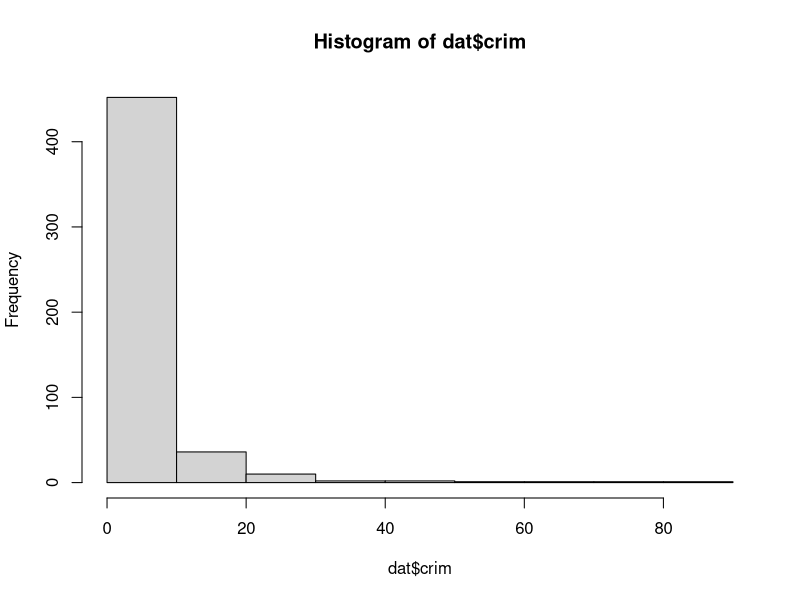
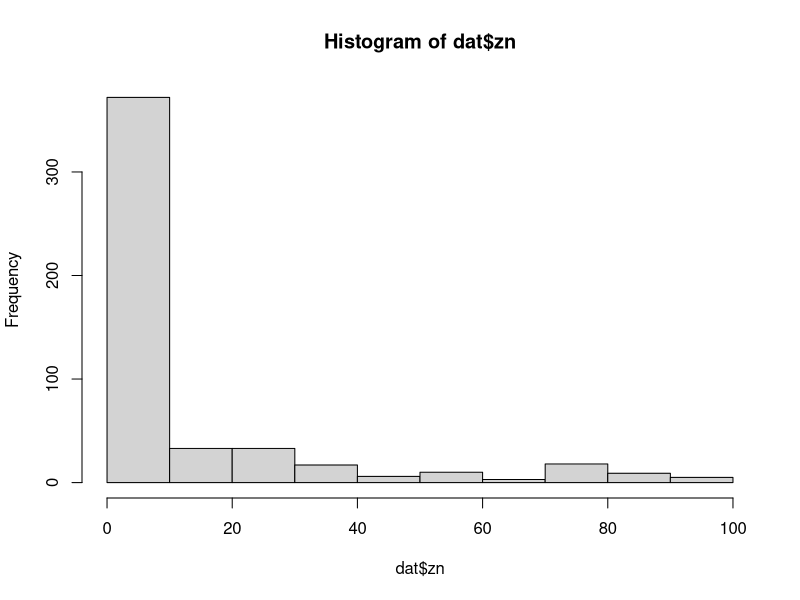
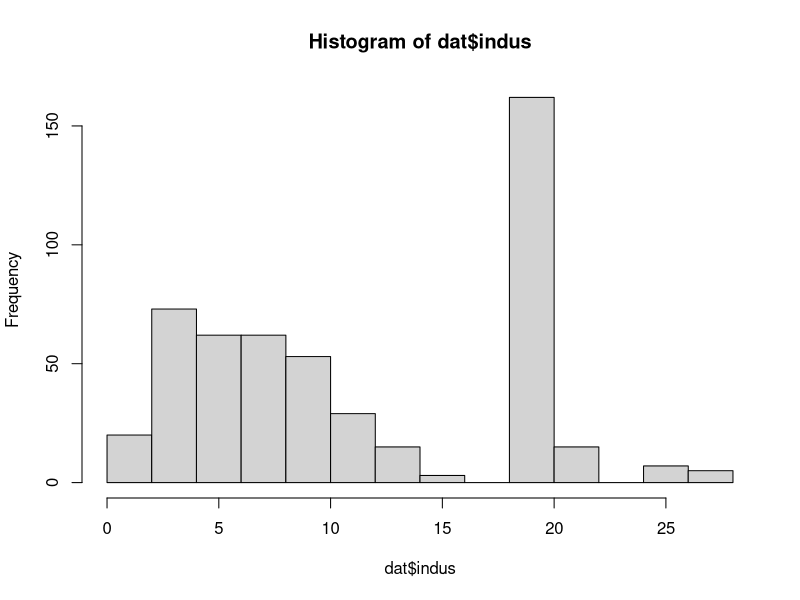
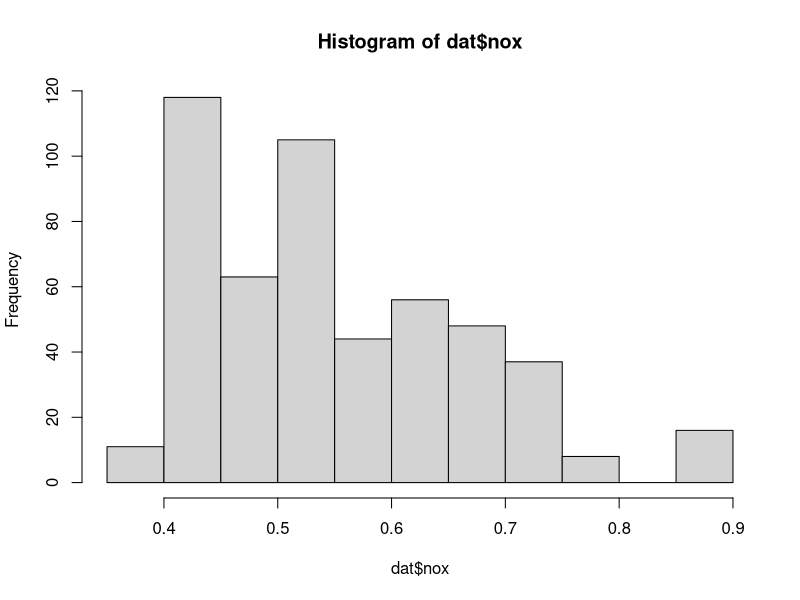
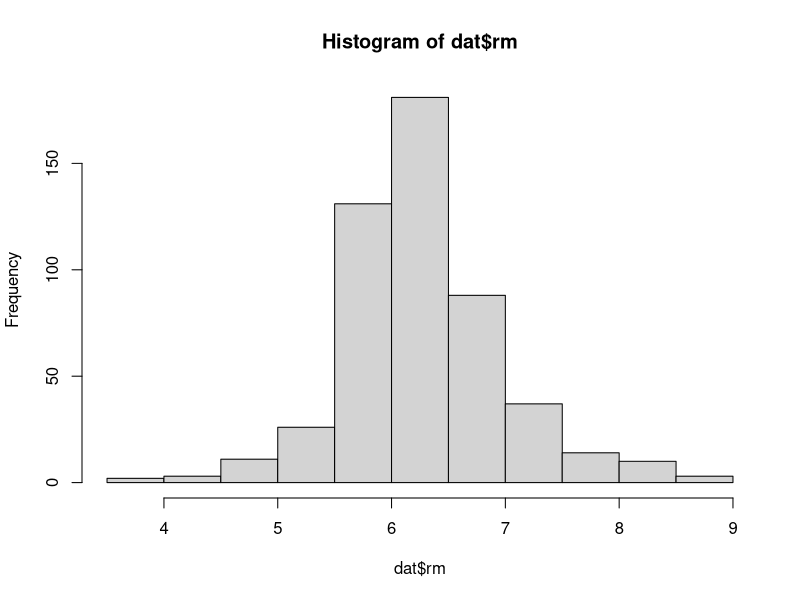
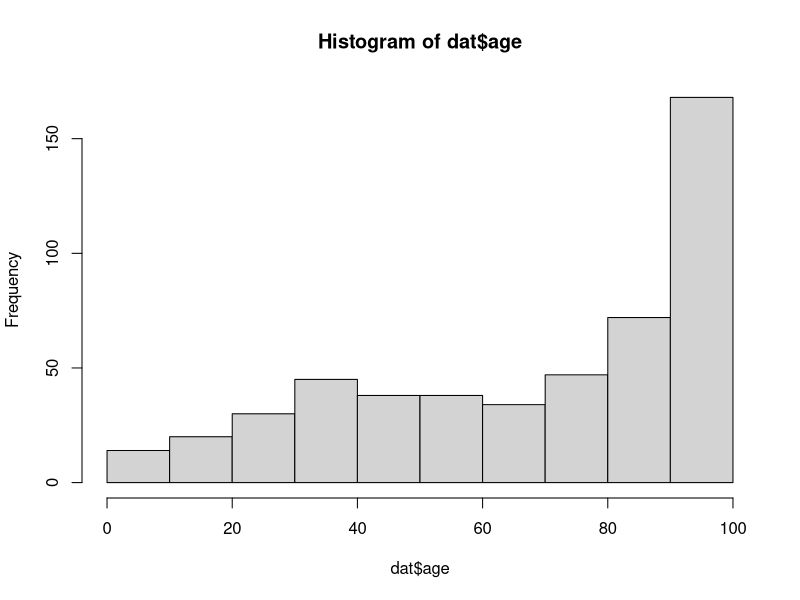
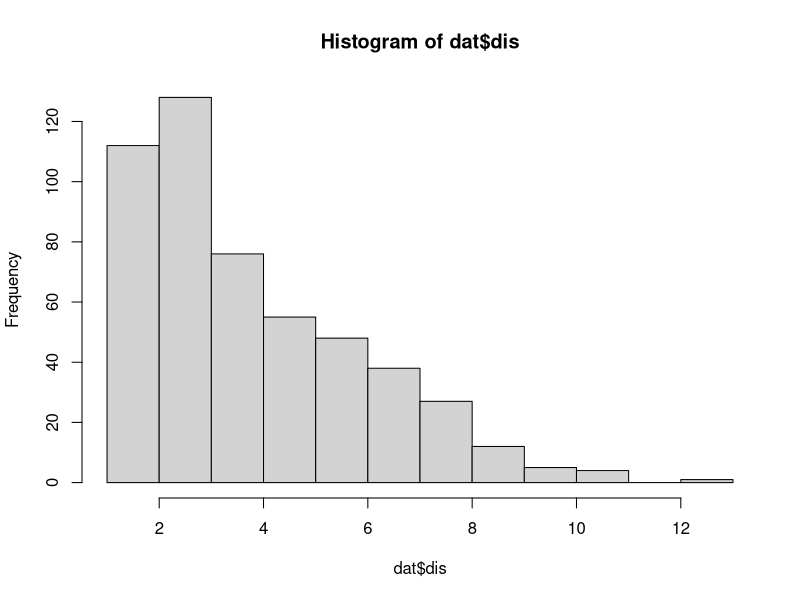
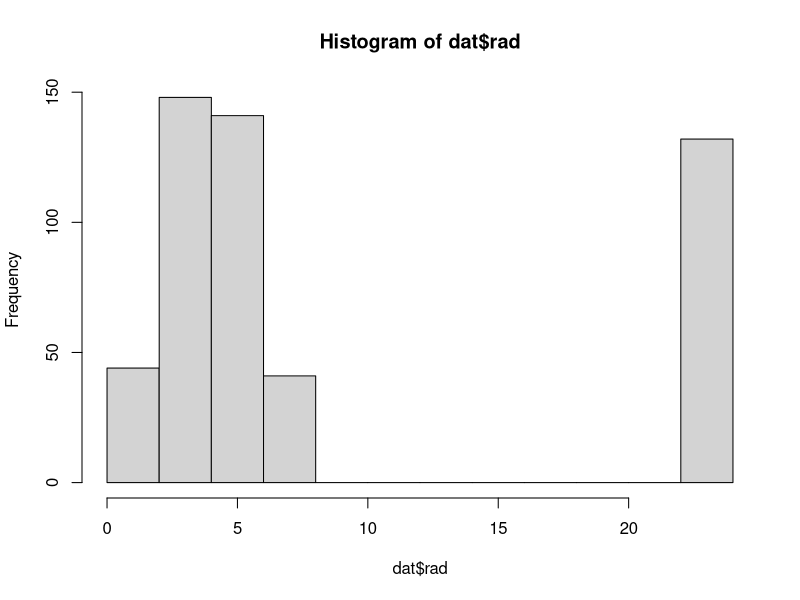

R code for these plots, in order:
## ---- chunk 1
knitr::opts_chunk$set(echo = TRUE)
## ---- chunk 2
library(tidyverse)
library(ggplot2)
library(MASS)
library(gridExtra)
## ---- chunk 3
dat <- Boston
str(dat) #check data structure
summary(dat) #check the spread of each variable
head(dat) 
tail(dat)
#no extraneous values have been read in
## ---- chunk 4
sum(is.na(dat))#Check for NA values - 0
#Inspect the skewness for variables with a larger range
hist(dat$crim) #right skewed
hist(dat$zn) #right skewed
hist(dat$indus) #right skewed
hist(dat$nox) #right skewed
hist(dat$rm) #right skewed
hist(dat$age) #left skewed 
hist(dat$dis) #right skewed
hist(dat$rad) #right skewed
hist(dat$tax) #right skewed
hist(dat$ptratio) #left skewed
hist(dat$black) #left skewed
hist(dat$lstat) #right skewed
hist(dat$medv) #right skewed
## ---- chunk 5
#medv vs crim
ggplot(dat, aes(x=crim, y=medv)) + geom_point() + geom_smooth() + scale_x_log10()
ggplot(dat, aes(x=crim, y=medv)) + geom_point() + geom_smooth()
##After log x transformation, see a smoother curve with an explainable trend. As crime rate increase, the median value of owner-occupied homes fall.

#medv vs zn
ggplot(dat, aes(x=zn, y=medv)) + geom_point() + geom_smooth()
ggplot(dat, aes(x=zn, y=medv)) + geom_jitter(alpha = 0.4) + geom_smooth() #to avoid over-crowding of points
##As the proportion of residential land zoned for lots over 25,000 sq.ft (zn) rises, the median-value of owner-occupied homes rises as well which is expected since most of the houses at higher zn should be the bigger houses that would naturally have a higher median value.

#medv vs indus
ggplot(dat, aes(x=indus, y=medv)) + geom_point(position = "jitter", alpha = 0.4) + geom_smooth()
##As the proportion of non-retail business acres per town rises, the median value of owner-occupied homes falls.
##This make sense because in areas where there are higher retail shops, the mdev is higher and vice-versa.

#medv vs chas
#ggplot(dat, aes(x=chas, y=medv)) + geom_point() + geom_smooth()
## Since this is a dummy variable, cannot do a ggplot for this 
ggplot(dat, aes(x=chas, y=medv, group=chas)) + geom_boxplot() + geom_jitter(alpha = 0.4, col = "orange")
##The median value of houses are higher where the tract bounds the Charles river.
##Otherwise, the medv of the houses are lower. 

#medv vs nox
ggplot(dat, aes(x=nox, y=medv)) + geom_point(position = "jitter", alpha = 0.4) + geom_smooth()
##Not a very smooth line but at least there is an expected downward trend where median value of houses are lower as the
#concentration of nitric oxide increases

#medv vs rm
ggplot(dat, aes(x=rm, y=medv)) + geom_point(position = "jitter", alpha = 0.4) + geom_smooth()
##There is a positive trend and that is expected because bigger houses 
##would fetch higher median values. However, there are some outliers.

#medv vs age
ggplot(dat, aes(x=age, y=medv)) + geom_point(position = "jitter", alpha = 0.4) + geom_smooth()
##Same trend as nox but this is only because of the large concentration of many old houses at the tail end.

#medv vs dis
ggplot(dat, aes(x=dis, y=medv)) + geom_point(position = "jitter", alpha = 0.4) + geom_smooth()
##Generally, there is no correlation between the medv and the weighted distances to five Boston employment centres.
#However, for housing too close to the employment centres (~ < 3km), the medv can be observed to be lower.

#medv vs rad
ggplot(dat, aes(x=rad, y=medv)) + geom_point() + geom_smooth()
ggplot(dat, aes(x=rad, y=medv)) + geom_boxplot(aes(group=rad)) + geom_jitter(alpha = 0.4, col = "orange")
##There is no discernible trend. However, the skewness of the medv of homes increases (1-3) & (4-8).
#This suggests that the accessibility of homes to highways raises the value of homes. 
#outlier is when the radial index of 24 highways observed a sharp fall in medv. 

#medv vs ptratio
ggplot(dat, aes(x=ptratio, y=medv)) + geom_jitter(alpha = 0.4) + geom_smooth()
##Again, downward trend is observed where higher ptratio results in lower house prices. 

#medv vs black
ggplot(dat, aes(x=black, y=medv)) + geom_point(position="jitter", alpha=0.4) + geom_smooth()
##There is not a clear trend between the proportion of black population by town and the median house values.
##However, when the value of black=400, a majority of medv of houses cluster at the lower end of the medv values. 

#medv vs lstat
ggplot(dat, aes(x=lstat, y=medv)) + geom_point(position="jitter", alpha=0.4) + geom_smooth()
##Downward trend where the median price is lower at high levels of lstat (lower status of the population). 
## ---- chunk 6
#medv vs rm
ggplot(dat, aes(x=rm, y=medv)) + geom_point(position = "jitter", alpha = 0.4) + geom_smooth()
##There is a positive trend and that is expected because bigger houses 
##would fetch higher median values. However, there are some outliers.
## ---- chunk 7
lm1 <- lm(medv ~ crim + indus + rm + tax + lstat + nox + age + ptratio, data=dat)
lm1
##Most of the sign of the coefficients make sense except age where the relationship was thought to be negative.
lm1_summary <- summary(lm1)
lm1_summary
##Only rm, lstat, ptratio are significant at the 0.001 level. age is 
##significant at 0.05 level. nox is also significant at the 0.1 level.

##Extracting R2, RMSPE, and AIC
r2a <- lm1_summary$adj.r.squared
r2a #0.6811
rmspe1 <- sqrt(mean(rstandard(lm1, type="predictive")^2)) 
rmspe1 #5.295
AIC(lm1) #3114.086

##Fitting a model and excluding non-significant variables 

lm2 <- lm(medv ~ rm + lstat + nox + age + ptratio , data=dat)
lm2
##Most of the sign of the coefficients make sense except age where the relationship is expected to be negative.
lm2_summary <- summary(lm2)
lm2_summary

# Extracting R2, RMSPE, and AIC
r2b <- lm2_summary$adj.r.squared 
r2b #0.680
rmspe2 <- sqrt(mean(rstandard(lm2, type="predictive")^2)) 
rmspe2 #5.278
AIC(lm2) #3112.307

#AIC(lm2) < AIC(lm1)
#rmspe2 < rmspe1
#r2b < r2a
## ---- chunk 8
plot(lm2,which=1:5)
#Influential points: 215, 366, 369, 372, 373
#Plot 2: Histogram of residuals is right-skewed
#Plot 5: Most of the residual points have low residual value and leverage.
## ---- chunk 9
# Adding new columns to the existing dataset
dat <- mutate(dat, nstud_r = resid(lm2), stud_r = studres(lm2), 
              fit_lm2 = fitted(lm2))

# Create residual plots for each variable

ggplot(dat) + geom_histogram(aes(x=stud_r))
##based on stud_r histogram, indeed residuals are right skewed with outliers

p1 <- ggplot(dat,aes(x=rm, y=medv)) + geom_point(position="jitter", alpha=0.4) + geom_smooth()
p2 <- ggplot(dat,aes(x=rm, y=stud_r)) + geom_point(position="jitter", alpha=0.4) + geom_smooth()
p3 <- ggplot(dat,aes(x=lstat, y=medv)) + geom_point(position="jitter", alpha=0.4) + geom_smooth()
p4 <- ggplot(dat,aes(x=lstat, y=stud_r)) + geom_point(position="jitter", alpha=0.4) + geom_smooth()
p5 <- ggplot(dat,aes(x=nox, y=medv)) + geom_point(position="jitter", alpha=0.4) + geom_smooth()
p6 <- ggplot(dat,aes(x=nox, y=stud_r)) + geom_point(position="jitter", alpha=0.4) + geom_smooth()
p7 <- ggplot(dat,aes(x=age, y=medv)) + geom_point(position="jitter", alpha=0.4) + geom_smooth()
p8 <- ggplot(dat,aes(x=age, y=stud_r)) + geom_point(position="jitter", alpha=0.4) + geom_smooth()
p9 <- ggplot(dat,aes(x=ptratio, y=medv)) + geom_point(position="jitter", alpha=0.4) + geom_smooth()
p10 <- ggplot(dat,aes(x=ptratio, y=stud_r)) + geom_point(position="jitter", alpha=0.4) + geom_smooth()
grid.arrange(p1,p2,p3,p4,p5,p6,p7,p8,p9,p10, ncol=2) #Plots of x and y variables and residual plots
#of each of the model's variables

##Based on the above grid.arrange plot, the residuals for all the 
##chosen variables are clustered around 0. 

#p1 <- ggplot(dat) + geom_boxplot(aes(x=rm, y=stud_r, group=rm))
#p2 <- ggplot(dat) + geom_boxplot(aes(x=rm, y=medv, group=rm))
#grid.arrange(p1, p2, nrow=2)
## ---- chunk 10
#Output of dfbetas has 6 columns - 1 for each explanatory variable including the intercept 
dfb <- dfbetas(lm2)
qplot(x=1:506, y = dfb[,1]) #influential points on the intercept beta
which(dfb[,1] > 0.3) #365 366 368 369
qplot(x=1:506, y = dfb[,2]) #influential points on the rm beta
which(dfb[,2] < -0.4) #365 366 368 369
qplot(x=1:506, y = dfb[,3]) #influential points on the lstat beta
which(dfb[,3] < -0.75 |dfb[,3] > 0.5) #215 369
qplot(x=1:506, y = dfb[,4]) #influential points on the nox beta
which(dfb[,4] < -0.2|dfb[,4] > 0.2) #156 365 366 373 413 
qplot(x=1:506, y = dfb[,5]) #influential points on the age beta
which(dfb[,5] < -0.45|dfb[,5] > 0.45) #215 369 
qplot(x=1:506, y = dfb[,6]) #influential points on the ptratio beta
which(dfb[,6] < -0.2|dfb[,6] > 0.2) #365 370 371 372 373
#From the plots, likely influential points are: 365 369
## ---- chunk 11
lm2 <- lm(medv ~ rm + lstat + nox + age + ptratio, data=dat)
lm2
rlm2 <- rlm(medv ~ rm + lstat + nox + age + ptratio, data=dat) #robust linear model
rlm2

#Using values of slope for each coefficient to fit the robust lines.

#fitting rm and medv
fitted_lm1 <- ggplot(dat) + geom_point(aes(x=rm,y=medv)) +
  geom_smooth(aes(x=rm,y=medv),method="lm",se=FALSE)
fitted_rlm1 <- fitted_lm1 + geom_abline(slope=5.15770961,intercept=16.46533520,col="red")

#fitting lstat and medv
fitted_lm2 <- ggplot(dat) + geom_point(aes(x=lstat,y=medv)) +
  geom_smooth(aes(x=lstat,y=medv),method="lm",se=FALSE)
fitted_rlm2 <- fitted_lm2 + geom_abline(slope=-0.45586584,intercept=16.46533520,col="red")

#fitting nox and medv
fitted_lm3 <- ggplot(dat) + geom_point(aes(x=nox,y=medv)) +
  geom_smooth(aes(x=nox,y=medv),method="lm",se=FALSE)
fitted_rlm3 <- fitted_lm3 + geom_abline(slope=-7.85963756,intercept=16.46533520,col="red")

#fitting age and medv
fitted_lm4 <- ggplot(dat) + geom_point(aes(x=age,y=medv)) +
  geom_smooth(aes(x=age,y=medv),method="lm",se=FALSE)
fitted_rlm4 <- fitted_lm4 + geom_abline(slope=0.01124983,intercept=16.46533520,col="red")

#fitting ptratio and medv
fitted_lm5 <- ggplot(dat) + geom_point(aes(x=ptratio,y=medv)) +
  geom_smooth(aes(x=ptratio,y=medv),method="lm",se=FALSE)
fitted_rlm5 <- fitted_lm5 + geom_abline(slope=-0.95109494,intercept=16.46533520,col="red")

#Putting them all together
grid.arrange(fitted_rlm1, fitted_rlm2, fitted_rlm3, fitted_rlm4, fitted_rlm5, nrow=2)
## ---- chunk 12
#Include id column to remove the influential points
dat <- mutate(dat, id = 1:nrow(dat))

#Filter data without influential points
dat_v2 <- dat %>%
  filter(id != 365 & id != 369) 
## ---- chunk 13
##Extracting R2, RMSPE, and AIC
lm3 <- lm(medv ~ rm + lstat + nox + age + ptratio, data=dat_v2)
lm3
lm3_summary <- summary(lm3)
r2c <- lm3_summary$adj.r.squared
r2c #0.700
rmspe3 <- sqrt(mean(rstandard(lm3, type="predictive")^2)) 
rmspe3 #5.068
AIC(lm3) #3060.546

#AIC is lower than initial model. 
#RMSPE is lower at 5.068. Initial: sd(dat_v2$medv): 9.133429
#RMSPE, AIC, R2 are all lower - the model with the omitted influential points should be used. 


